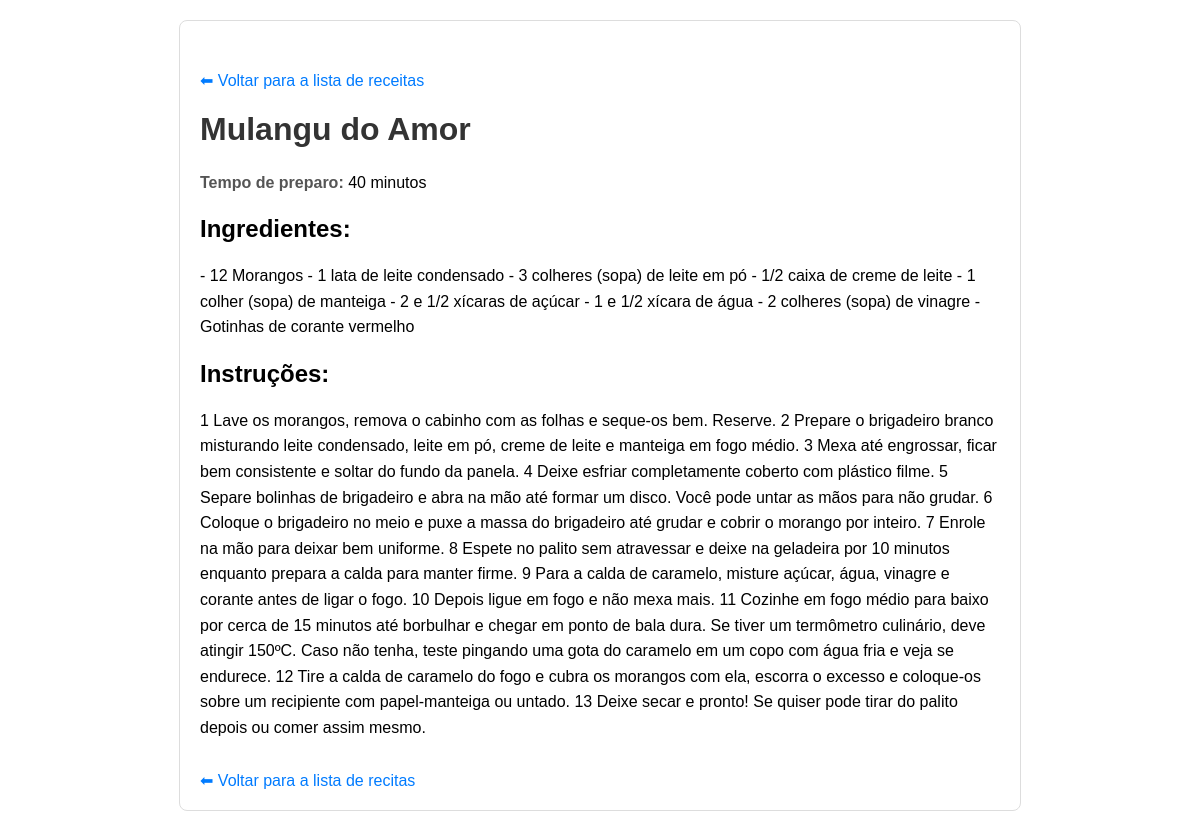
Page /recipes/1/ on the earlier database version.
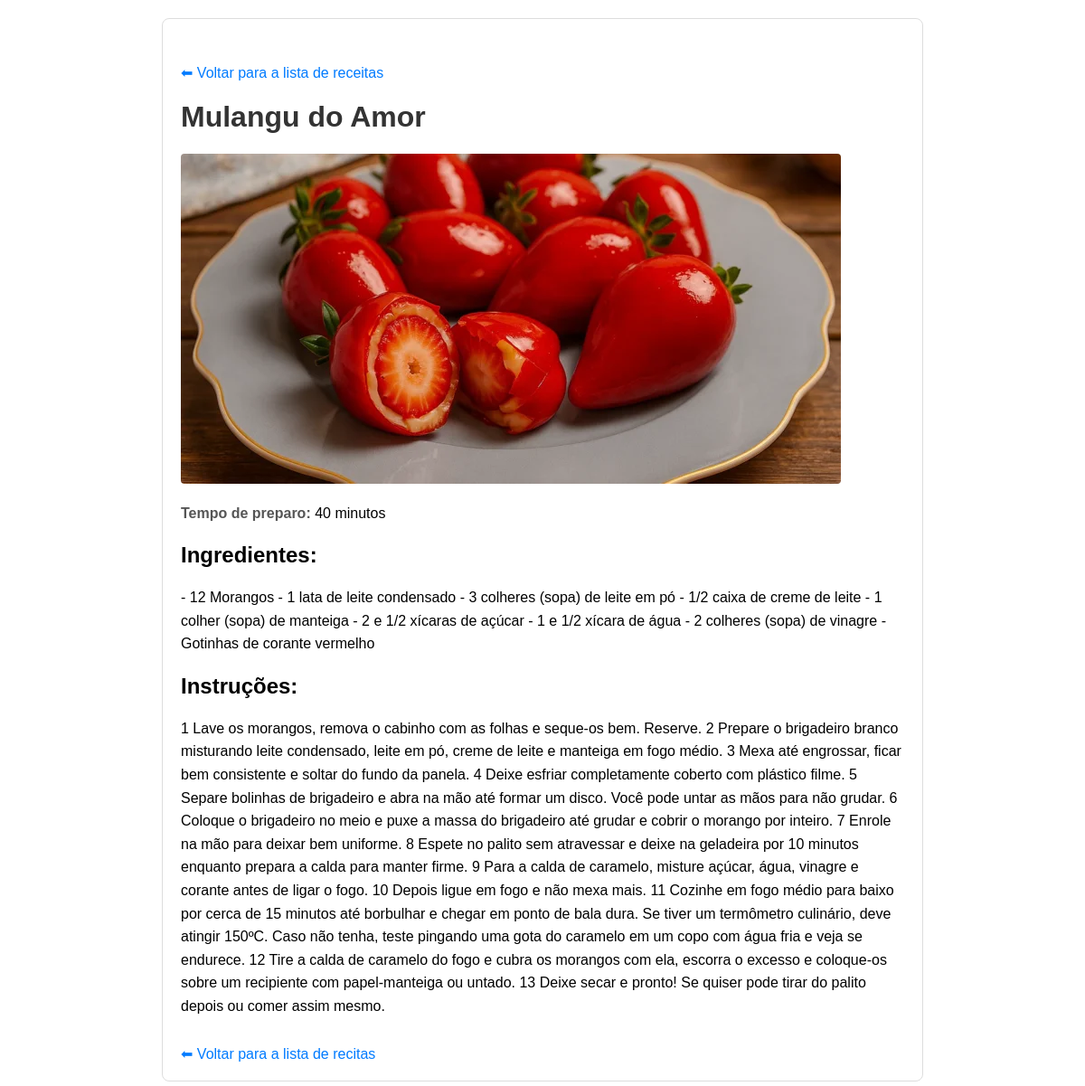
Same page on the later database version.
### recipes/models.py (models this page shows, shortened)
class Recipe(models.Model):
    title = models.CharField(max_length=200)
    ingredients = models.TextField()
    instructions = models.TextField()
    cooking_time = models.IntegerField(help_text="Tempo em minutos")
    image = models.ImageField(upload_to='recipes/', blank=True, null=True) #upload_to='recipes/' significa que as imagens serão salvas em MEDIA_TOOR/recipes
    class Meta:
        verbose_name_plural = "Recipes"

### recipes/views.py (the view)
# urls.py: path('', views.recipe_list, name='recipe_list'), # Nova view para listar - Define a URL e nomeia ela como 'recipe_detail'
def recipe_detail(request, pk):
    recipe = get_object_or_404(Recipe, pk=pk)
    return render(request, 'recipes/recipe_detail.html', {'recipe':recipe})

### recipes/templates/recipes/recipe_detail.html (shortened to what this page needs)
<!DOCTYPE html>
<html lang="pt-br">
<head>
</head>
<body>
    <div class="container">
        <a href="{% url 'recipe_list' %}" class="back-link">⬅ Voltar para a lista de receitas</a>
        <h1>{{ recipe.title }}</h1>
        {% if recipe.image %}
            <img src="{{ recipe.image.url }}" alt="Imagem de {{ recipe.title }}">
        {% endif %}
        <p><strong>Tempo de preparo: </strong>{{ recipe.cooking_time}} minutos</p>
        <h2>Ingredientes: </h2>
        <p>{{ recipe.ingredients }}</p>
        <h2>Instruções: </h2>
        <p>{{ recipe.instructions }}</p>
        <a href="{% url 'recipe_list' %}" class="back-link">⬅ Voltar para a lista de recitas</a>
    </div>
</body>
</html>

Differences in the rows shown:
changed Recipe "Mulangu do Amor": image: picture added
